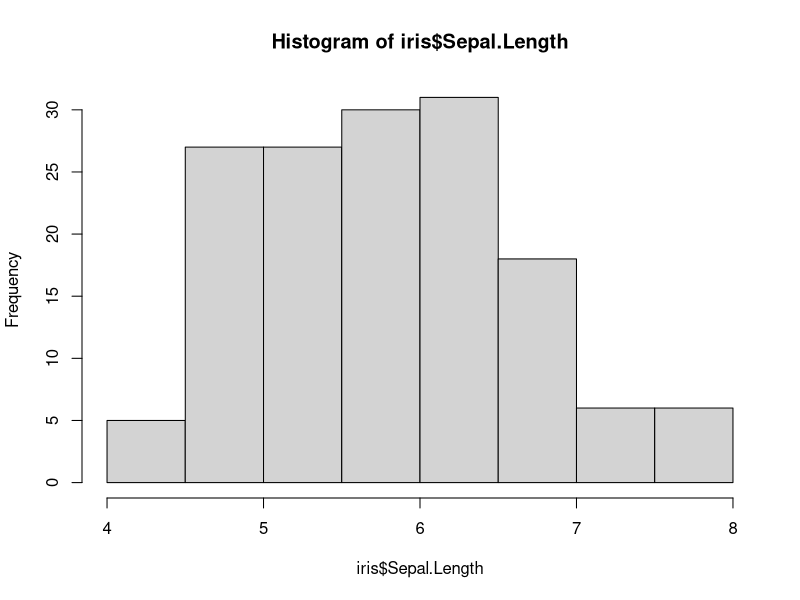
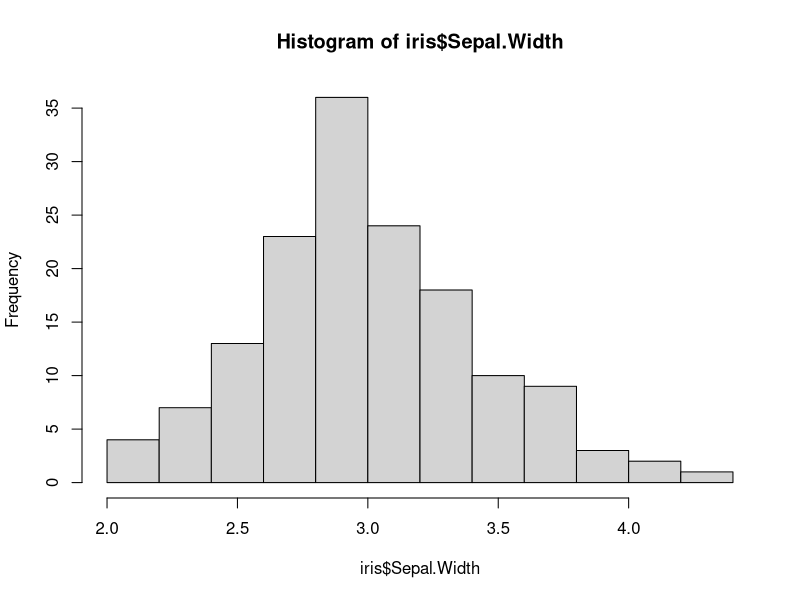
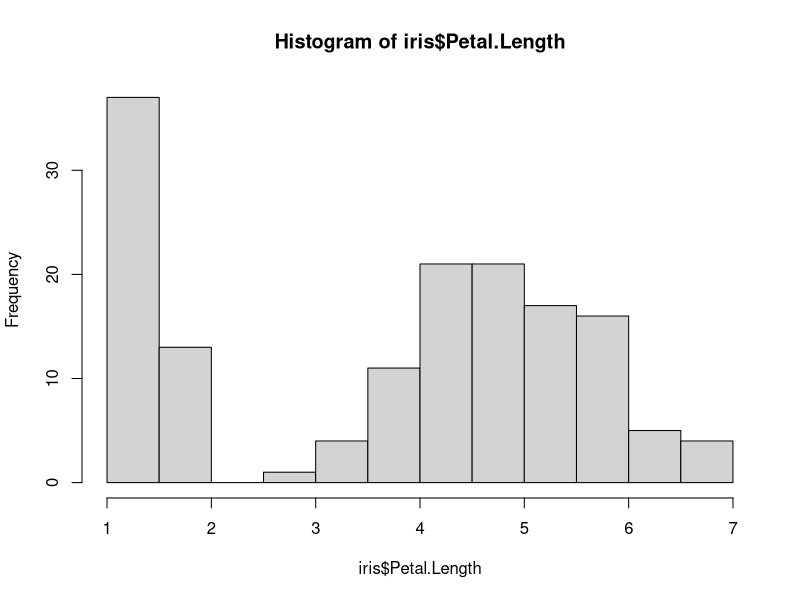
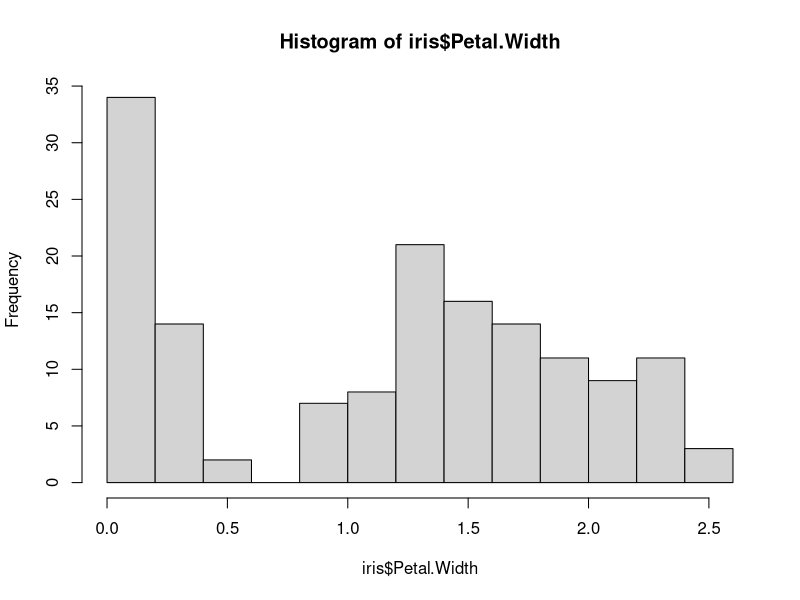
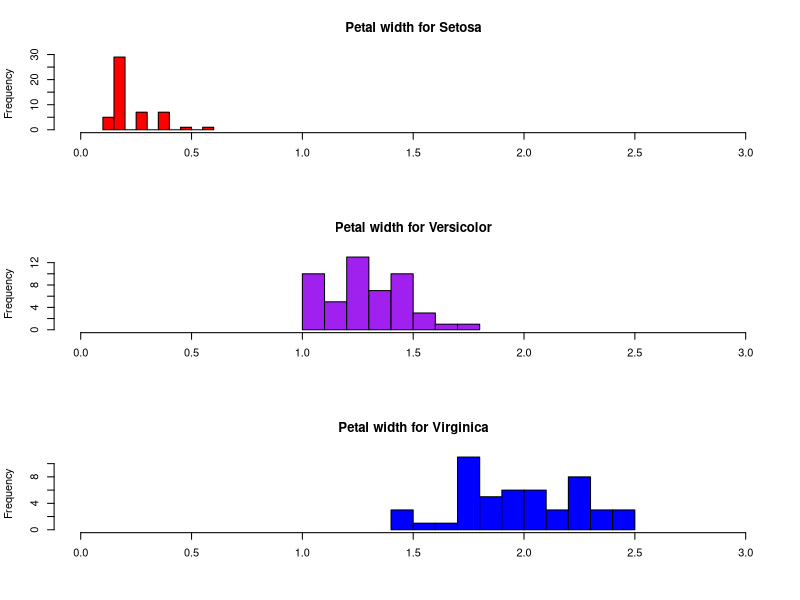

Reproduce these figures in R, in order.
# For data that is quantitative, scaled, measured, interval or ratio level

#Load Packages
library(datasets)


# Load Data
?iris
head(iris)


# Basic Histograms  ##########
hist(iris$Sepal.Length)
hist(iris$Sepal.Width)
hist(iris$Petal.Length)
hist(iris$Petal.Width)



# Histogram by group #########################

# put graphs in 3 rows and 1 column
par(mfrow = c(3, 1))

# Histogram for each species using options
hist(iris$Petal.Width[iris$Species=="setosa"],
     xlim = c(0, 3),
     breaks = 9,
     main = "Petal width for Setosa",
     xlab = "",
     col = "red")

hist(iris$Petal.Width[iris$Species=="versicolor"],
     xlim = c(0, 3),
     breaks = 9,
     main = "Petal width for Versicolor",
     xlab = "",
     col = "purple")

hist(iris$Petal.Width[iris$Species=="virginica"],
     xlim = c(0, 3),
     breaks = 9,
     main = "Petal width for Virginica",
     xlab = "",
     col = "blue")

# Restore graphic parameter
par(mfrow=c(1, 1))


#Clean Up ###################
detach("package:datasets", unload=TRUE) #For base
